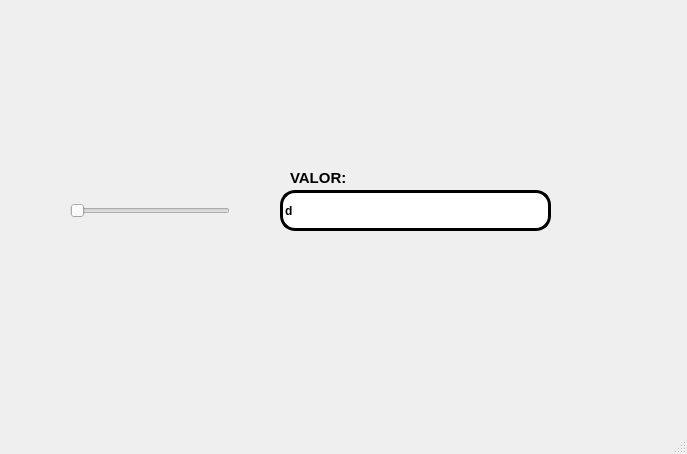
<?xml version="1.0" encoding="UTF-8"?>
<ui version="4.0">
 <class>MainWindow</class>
 <widget class="QMainWindow" name="MainWindow">
  <property name="geometry">
   <rect>
    <x>0</x>
    <y>0</y>
    <width>687</width>
    <height>454</height>
   </rect>
  </property>
  <property name="windowTitle">
   <string>MainWindow</string>
  </property>
  <widget class="QWidget" name="centralwidget">
   <widget class="QLabel" name="label">
    <property name="geometry">
     <rect>
      <x>10</x>
      <y>10</y>
      <width>181</width>
      <height>111</height>
     </rect>
    </property>
    <property name="styleSheet">
     <string notr="true"/>
    </property>
    <property name="text">
     <string/>
    </property>
    <property name="pixmap">
     <pixmap resource="../archivos/recursos.qrc">:/Ejercicios/nata.jpg</pixmap>
    </property>
    <property name="scaledContents">
     <bool>true</bool>
    </property>
   </widget>
   <widget class="QLabel" name="label_2">
    <property name="geometry">
     <rect>
      <x>470</x>
      <y>10</y>
      <width>181</width>
      <height>111</height>
     </rect>
    </property>
    <property name="styleSheet">
     <string notr="true"/>
    </property>
    <property name="text">
     <string/>
    </property>
    <property name="pixmap">
     <pixmap resource="../archivos/recursos.qrc">:/Logos/mishi.jpg</pixmap>
    </property>
    <property name="scaledContents">
     <bool>true</bool>
    </property>
   </widget>
   <widget class="QLabel" name="label_3">
    <property name="geometry">
     <rect>
      <x>520</x>
      <y>320</y>
      <width>151</width>
      <height>91</height>
     </rect>
    </property>
    <property name="styleSheet">
     <string notr="true"/>
    </property>
    <property name="text">
     <string/>
    </property>
    <property name="pixmap">
     <pixmap resource="../archivos/recursos.qrc">:/Logos/peso.jpg</pixmap>
    </property>
    <property name="scaledContents">
     <bool>true</bool>
    </property>
   </widget>
   <widget class="QLabel" name="label_4">
    <property name="geometry">
     <rect>
      <x>290</x>
      <y>170</y>
      <width>71</width>
      <height>16</height>
     </rect>
    </property>
    <property name="font">
     <font>
      <pointsize>11</pointsize>
      <weight>75</weight>
      <bold>true</bold>
     </font>
    </property>
    <property name="text">
     <string>VALOR:</string>
    </property>
   </widget>
   <widget class="QLineEdit" name="txt_valor">
    <property name="geometry">
     <rect>
      <x>280</x>
      <y>190</y>
      <width>271</width>
      <height>41</height>
     </rect>
    </property>
    <property name="font">
     <font>
      <weight>75</weight>
      <italic>false</italic>
      <bold>true</bold>
      <underline>false</underline>
     </font>
    </property>
    <property name="styleSheet">
     <string notr="true">border: 3px solid black;
border-radius: 15px;</string>
    </property>
    <property name="text">
     <string>d</string>
    </property>
   </widget>
   <widget class="QSlider" name="horizontalSlider">
    <property name="geometry">
     <rect>
      <x>70</x>
      <y>200</y>
      <width>160</width>
      <height>22</height>
     </rect>
    </property>
    <property name="orientation">
     <enum>Qt::Horizontal</enum>
    </property>
   </widget>
  </widget>
  <widget class="QMenuBar" name="menubar">
   <property name="geometry">
    <rect>
     <x>0</x>
     <y>0</y>
     <width>687</width>
     <height>21</height>
    </rect>
   </property>
  </widget>
  <widget class="QStatusBar" name="statusbar"/>
 </widget>
 <resources>
  <include location="../archivos/recursos.qrc"/>
 </resources>
 <connections/>
</ui>
